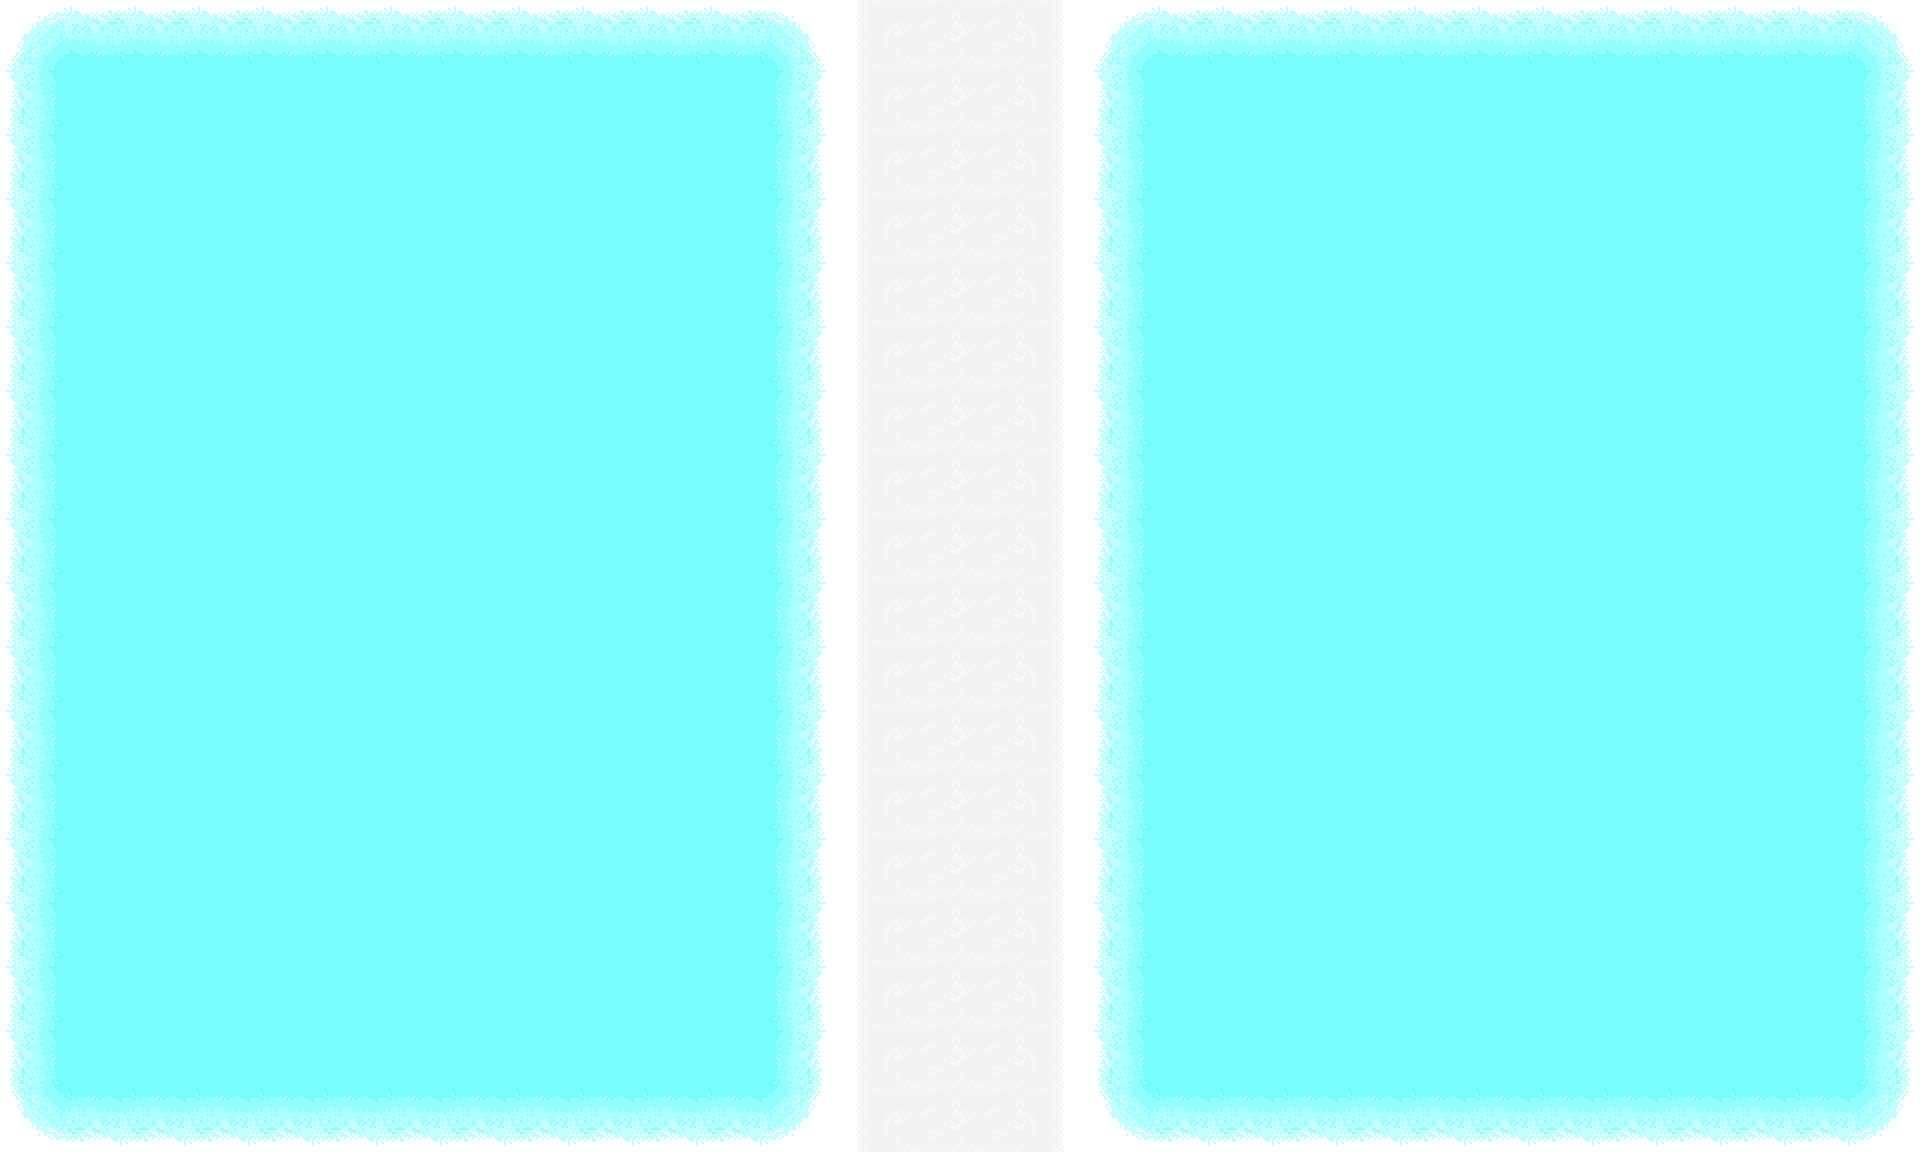

A level layout from a 2D game, rendered from its tile map. Below: a short description, then the map file with tile-grid data replaced by summaries:
An orthogonal 30x18 tile map with 64x64 px tiles, 2 tile layers (Snow, Background - CC), 10 hidden layers not drawn, 2 tilesets.

<map version="1.9" tiledversion="1.9.2" orientation="orthogonal" renderorder="right-down" width="30" height="18" tilewidth="64" tileheight="64" infinite="0" nextlayerid="13" nextobjectid="1">
 <tileset firstgid="1" source="Tilesets/SpecialTileset.tsx" />
 <tileset firstgid="5" source="Tilesets/BackgroundTileset.tsx" />
 <layer id="6" name="Snow" width="30" height="18">
  <data>[540 cells, 540 non-empty, 9 distinct tile ids]</data>
 </layer>
 <layer id="8" name="Background - RL" width="30" height="18" visible="0">
  <data>[540 cells, 104 non-empty, 7 distinct tile ids]</data>
 </layer>
 <layer id="12" name="Background - RC" width="30" height="18" visible="0">
  <data>[540 cells, 88 non-empty, 7 distinct tile ids]</data>
 </layer>
 <layer id="4" name="Background - RR" width="30" height="18" visible="0">
  <data>[540 cells, 72 non-empty, 3 distinct tile ids]</data>
 </layer>
 <layer id="10" name="Background - LR" width="30" height="18" visible="0">
  <data>[540 cells, 104 non-empty, 9 distinct tile ids]</data>
 </layer>
 <layer id="11" name="Background - LC" width="30" height="18" visible="0">
  <data>[540 cells, 88 non-empty, 9 distinct tile ids]</data>
 </layer>
 <layer id="5" name="Background - LL" width="30" height="18" visible="0">
  <data>[540 cells, 72 non-empty, 3 distinct tile ids]</data>
 </layer>
 <layer id="9" name="Background - CR" width="30" height="18" visible="0">
  <data>[540 cells, 88 non-empty, 9 distinct tile ids]</data>
 </layer>
 <layer id="7" name="Background - CL" width="30" height="18" visible="0">
  <data>[540 cells, 88 non-empty, 7 distinct tile ids]</data>
 </layer>
 <layer id="1" name="Background - CC" width="30" height="18">
  <data>[540 cells, 108 non-empty, 9 distinct tile ids]</data>
 </layer>
 <layer id="3" name="Object" width="30" height="18" visible="0">
  <data>[540 cells, 0 non-empty, 0 distinct tile ids]</data>
 </layer>
 <layer id="2" name="Special" width="30" height="18" visible="0">
  <data>[540 cells, 180 non-empty, 1 distinct tile ids]</data>
 </layer>
</map>
